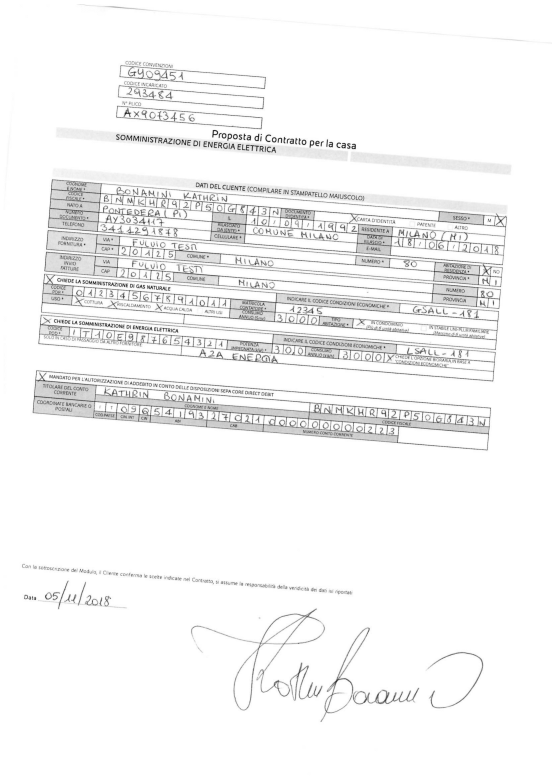
#> input picture Hack/data/FORM - FREE TEXT INOUT BOXES_1-1.png, 1654 x 2339 px (shown at 1/3 size)
$ python -i deslant.py   (imports and definitions only)   (older library calls are emulated)
#> lines starting #> are read from the running program, lines starting #| are printed output that depends on the picture; after the words box and inside, x2 and y2 are one past the last pixel; in counts of white or black regions, pixels touching at a corner belong together
#> further down, picture is the input picture: shape (2339, 1654); min 24, max 255, mean 244.7
import cv2
import numpy as np

class result:
	def __init__(self):
		self.sum_alpha = 0.0
		self.transform = np.zeros((2,3), dtype = np.float)
		self.height = 0
		self.width = 0

	def __lt__(self, another_result):
		return self.sum_alpha < another_result.sum_alpha


class deslantImg:

	def __init__(self, image):
		self.img = image

	def deslant(self):

		retval, threshold = cv2.threshold(self.img, 0, 255, cv2.THRESH_BINARY_INV | cv2.THRESH_OTSU)
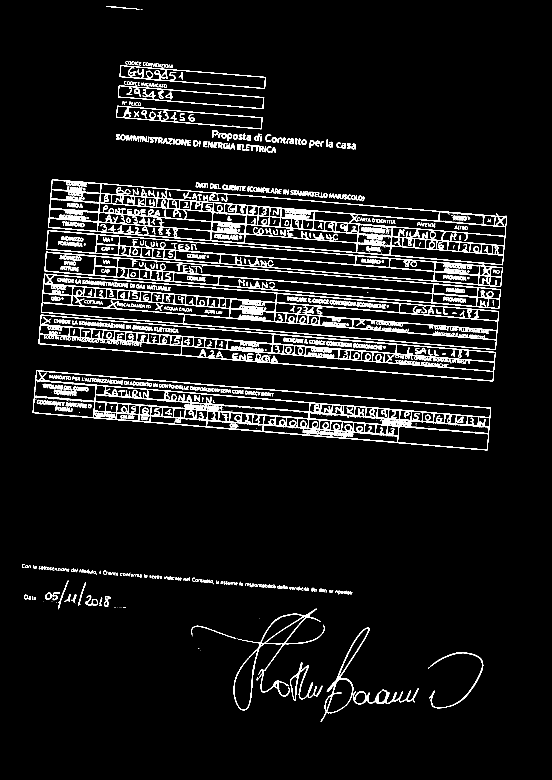
#> threshold: shape (2339, 1654) (shown at 1/3 size); 5.9% white; 1091 white regions (275 under 20 px), largest, box (x1, y1, x2, y2) and area: (144, 538, 1521, 796) 34724, (98, 1111, 1473, 1351) 32227, (123, 821, 1497, 1050) 23936
#> retval = 193
		# threshold = self.img
		alphaVals = [-1.0, -0.75, -0.5, -0.25, 0.0, 0.25, 0.5, 0.75, 1.0]

		results = []

		for i in range(len(alphaVals)):
			res = result()
			alpha = alphaVals[i]
			shiftX = np.fmax(-alpha*threshold.shape[0], 0)
			res.height = threshold.shape[0]
			res.width = threshold.shape[1] + np.ceil(abs(alpha*threshold.shape[0]))
			res.transform[0, 0] = 1;
			res.transform[0, 1] = alpha;
			res.transform[0, 2] = shiftX;
			res.transform[1, 0] = 0;
			res.transform[1, 1] = 1;
			res.transform[1, 2] = 0;

			imgSheared = cv2.warpAffine(threshold, res.transform, (int(res.width), int(res.height)), cv2.INTER_NEAREST)

			h_alpha = np.sum(imgSheared > 0, axis = 0)
			temp = (((imgSheared>0).T)*range(1, imgSheared.shape[0]+1)).T
			maxx = np.argmax(temp, axis = 0)
			temp2 = np.max(maxx)
			temp[temp==0] = temp2
			minn = np.argmin(temp, axis = 0)
			delta_y_alpha = maxx - minn + 1
			h_alpha[h_alpha!=delta_y_alpha] = 0

			res.sum_alpha = np.sum(h_alpha*h_alpha)
			results.append(res)
#> this loop made 9 passes
#> res.sum_alpha on passes 1 to 8: 544, 653, 742, 1206, 740, 314, 16969, 11339
#> pass 1, in deslant, `imgSheared = cv2.warpAffine(threshold, res.transform, (int(res.width),..`:
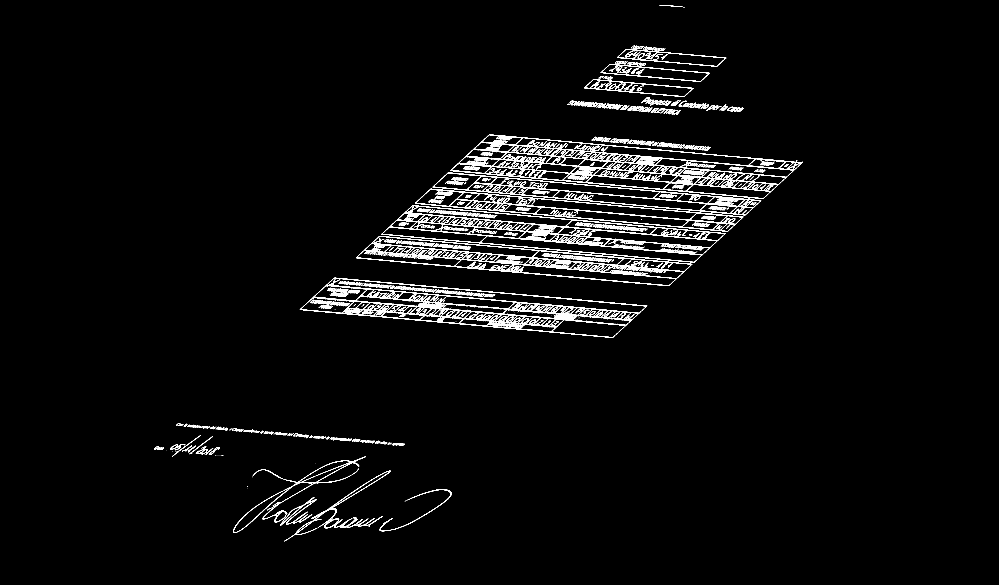
#> imgSheared: shape (2339, 3993) (shown at 1/4 size); 2.4% white; 788 white regions (195 under 20 px), largest, box (x1, y1, x2, y2) and area: (1801, 538, 3211, 796) 34979, (1199, 1111, 2589, 1351) 32858, (1526, 821, 2902, 1050) 24782
#> pass 1, in deslant, `temp = (((imgSheared>0).T)*range(1, imgSheared.shape[0]+1)).T`:
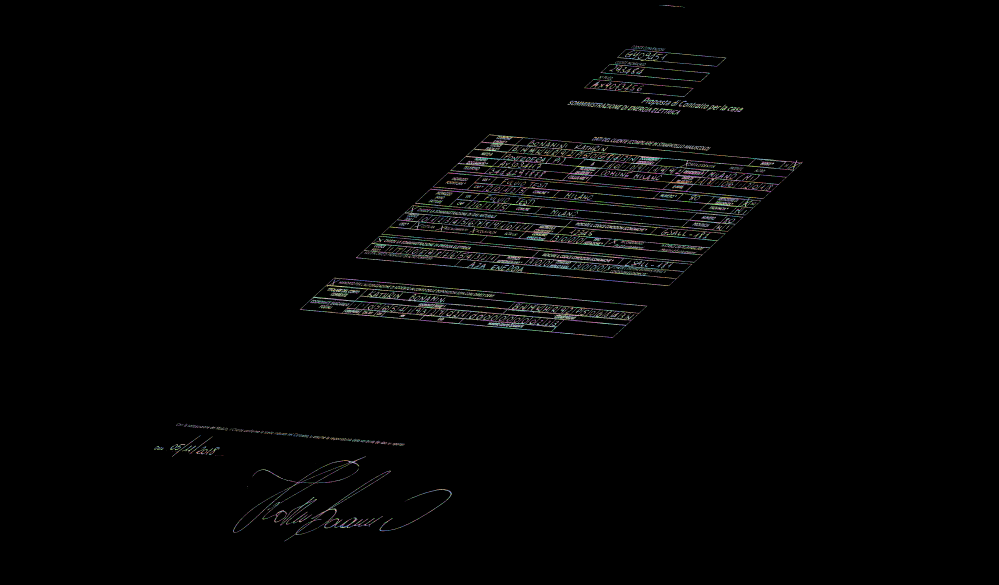
#> temp: shape (2339, 3993) int64 (shown at 1/4 size); 1570 distinct labels, from 0 to 2165; one colour per label, 0 black
#> pass 2, in deslant, `imgSheared = cv2.warpAffine(threshold, res.transform, (int(res.width),..`:
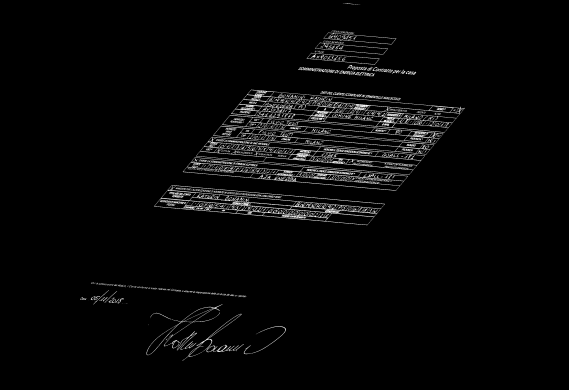
#> imgSheared: shape (2339, 3409) (shown at 1/6 size); min 0, max 255, mean 7.3
#> pass 2, in deslant, `temp = (((imgSheared>0).T)*range(1, imgSheared.shape[0]+1)).T`:
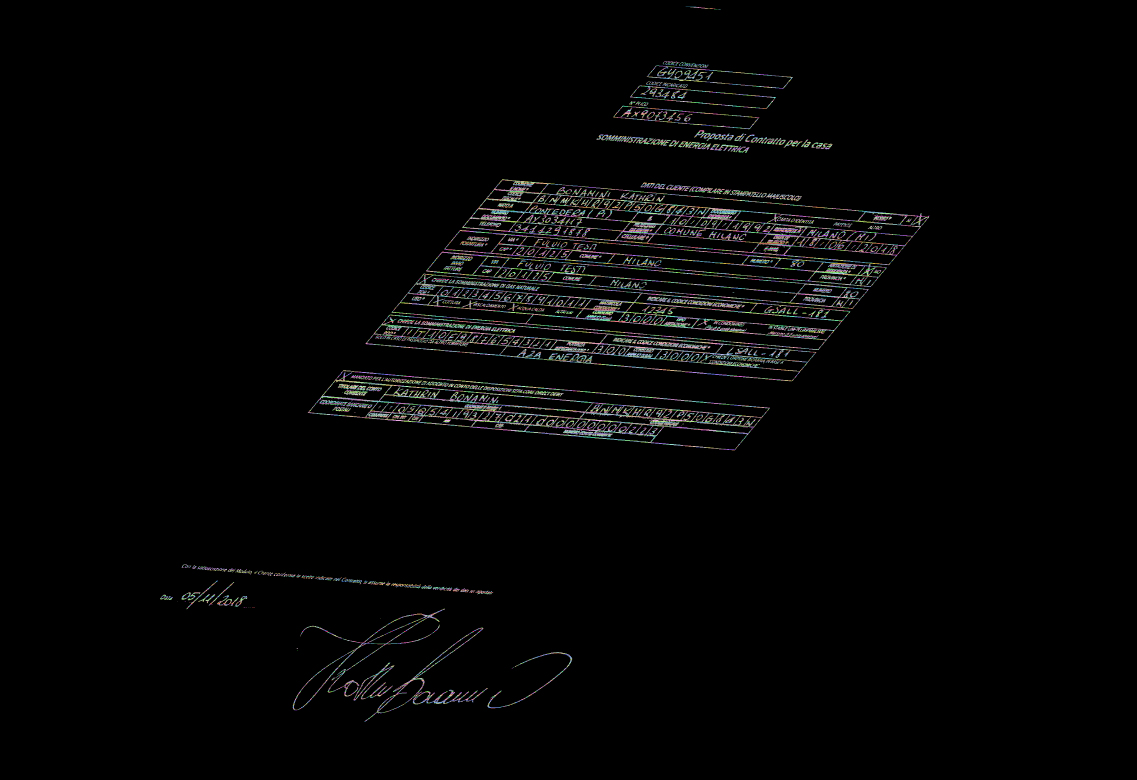
#> temp: shape (2339, 3409) int64 (shown at 1/3 size); 1570 distinct labels, from 0 to 2165; one colour per label, 0 black
#> after the loop:
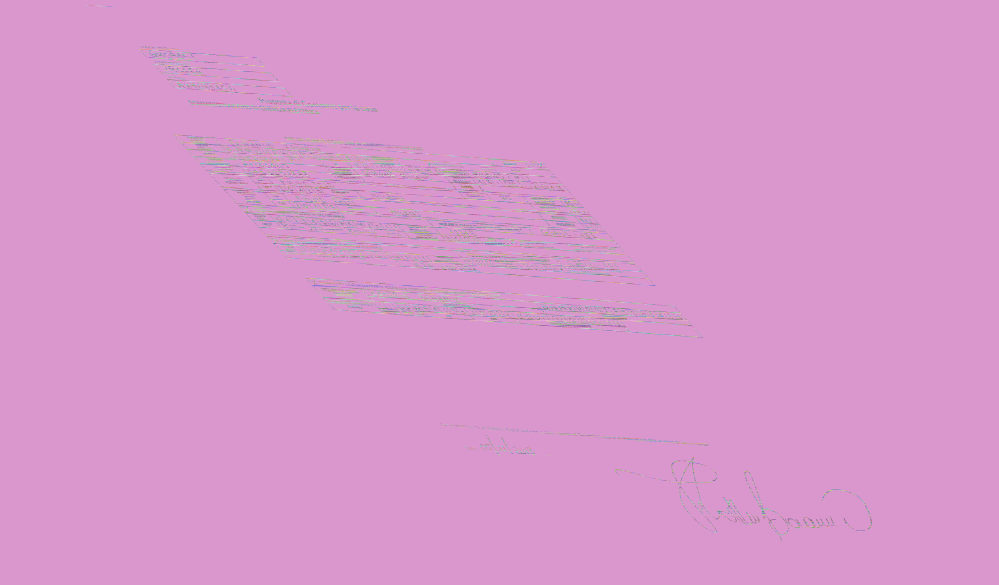
#> temp: shape (2339, 3993) int64 (shown at 1/4 size); 1569 distinct labels, from 21 to 2165; one colour per label, 0 black
#> after the loop, res.transform = [[1, 1, 0], [0, 1, 0]]; results = 9 items

		results.sort()
		imgDeslant = cv2.warpAffine(threshold, results[-1].transform, (int(results[-1].width),int(results[-1].height)), cv2.INTER_LINEAR)
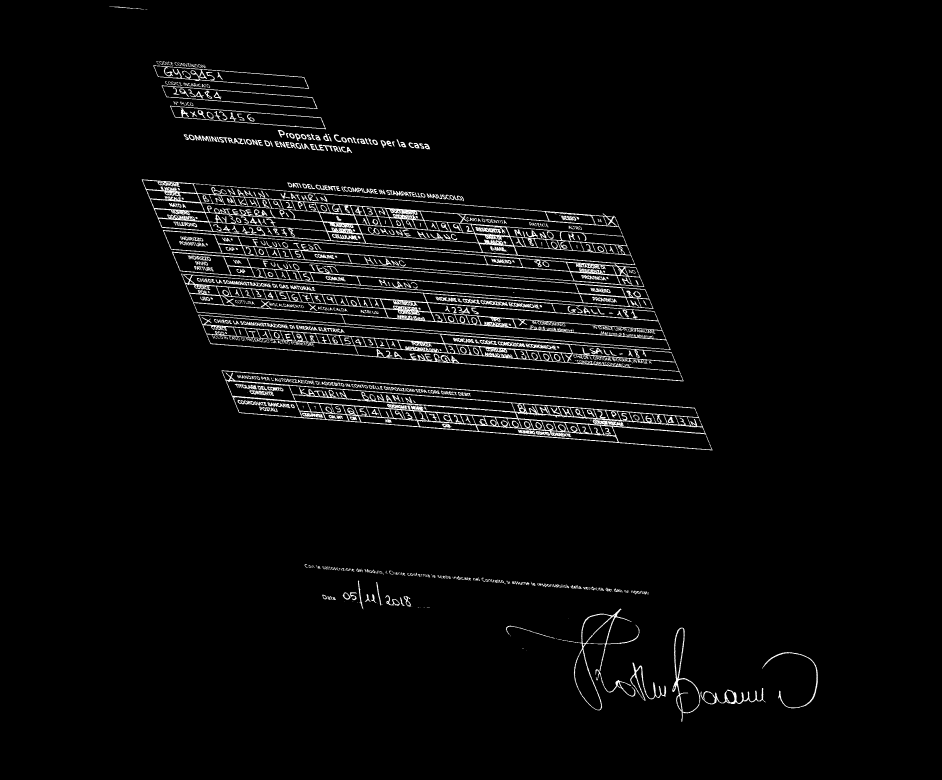
#> imgDeslant: shape (2339, 2824) (shown at 1/3 size); min 0, max 255, mean 8.8

		return imgDeslant

>>> import cv2
>>> picture = cv2.imread('data/FORM - FREE TEXT INOUT BOXES_1-1.png', cv2.IMREAD_GRAYSCALE)
>>> result = deslantImg(picture).deslant()

$ run again, on Hack/data/FORM - FREE TEXT INOUT BOXES_2-1.png
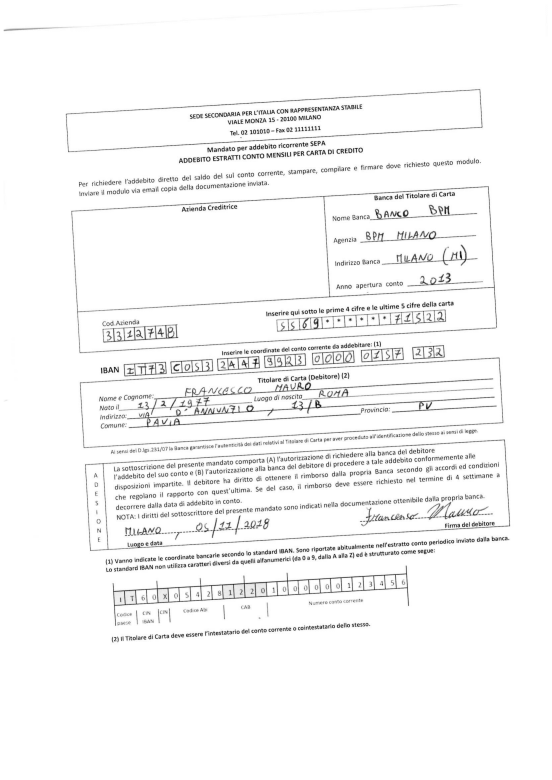
#> input picture Hack/data/FORM - FREE TEXT INOUT BOXES_2-1.png, 1654 x 2339 px (shown at 1/3 size)
#> picture is the input picture: shape (2339, 1654); min 19, max 255, mean 246.2
#> in deslant, `retval, threshold = cv2.threshold(self.img, 0, 255, cv2.THRESH_BINARY_..`:
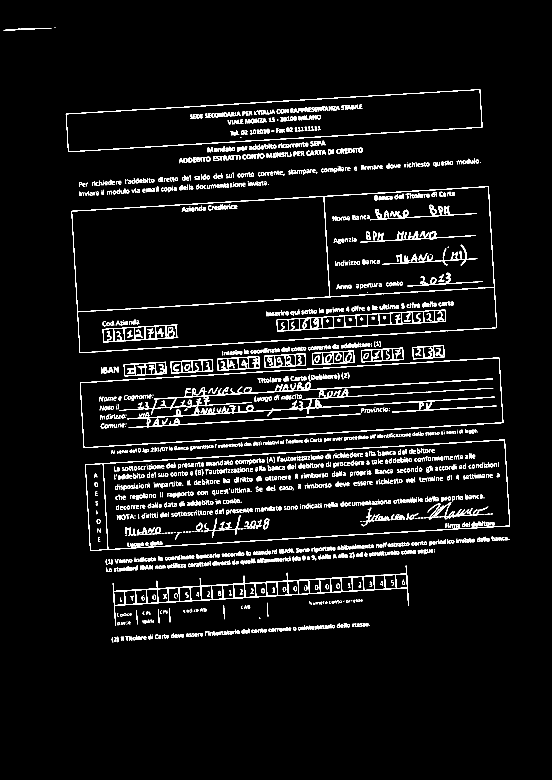
#> threshold: shape (2339, 1654) (shown at 1/3 size); 4.6% white in thin lines or dots, all inside (x1, y1, x2, y2) = (11, 83, 1530, 1928)
#> retval = 177
#> the loop in deslant, `for i in range(len(alphaVals)):` made 9 passes
#> res.sum_alpha on passes 1 to 8: 247, 562, 669, 424, 2779, 1445, 1459, 1512
#> after the loop in deslant, `for i in range(len(alphaVals)):`:
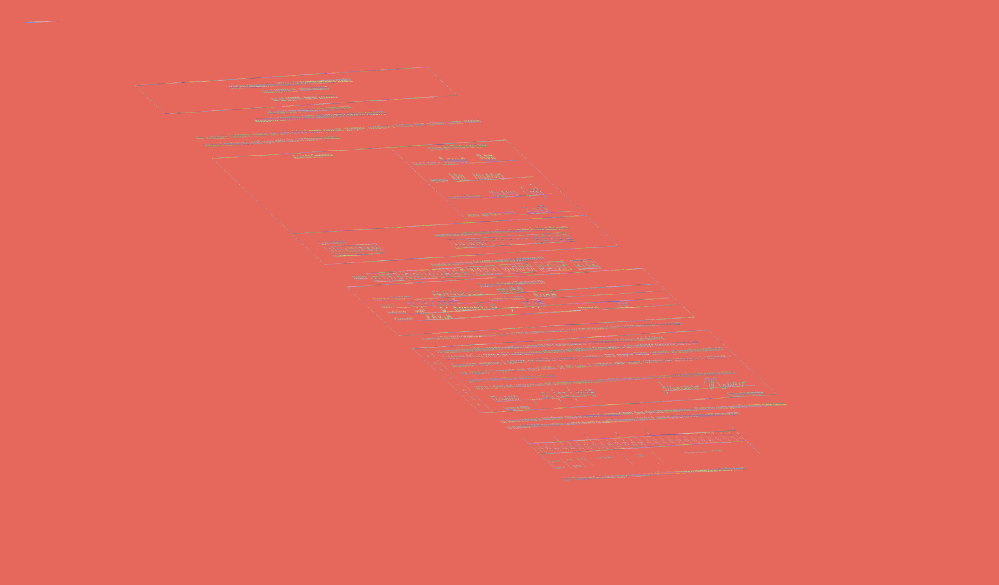
#> temp: shape (2339, 3993) int64 (shown at 1/4 size); 1670 distinct labels, from 84 to 1928; one colour per label, 0 black
#> after the loop in deslant, `for i in range(len(alphaVals)):`: res.transform = [[1, 1, 0], [0, 1, 0]]; results = 9 items

$ run again, on Hack/data/FORM - FREE TEXT INOUT BOXES_3-1.png
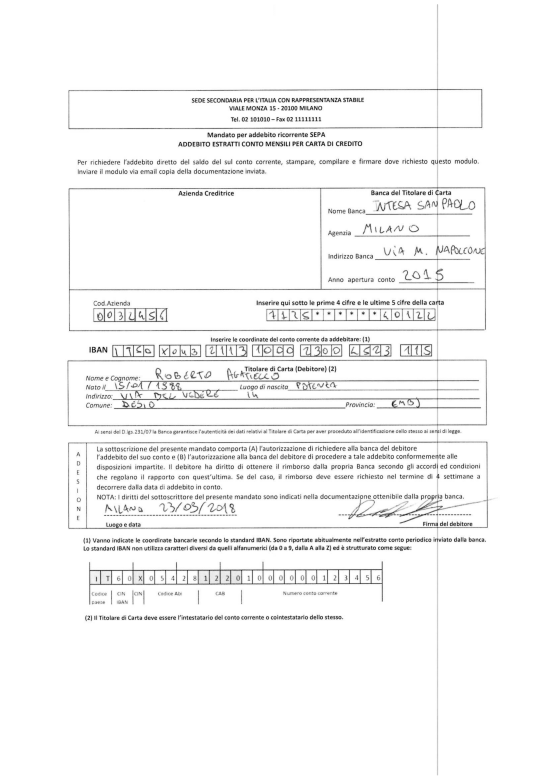
#> input picture Hack/data/FORM - FREE TEXT INOUT BOXES_3-1.png, 1654 x 2339 px (shown at 1/3 size)
#> picture is the input picture: shape (2339, 1654); min 17, max 255, mean 246.1
#> in deslant, `retval, threshold = cv2.threshold(self.img, 0, 255, cv2.THRESH_BINARY_..`:
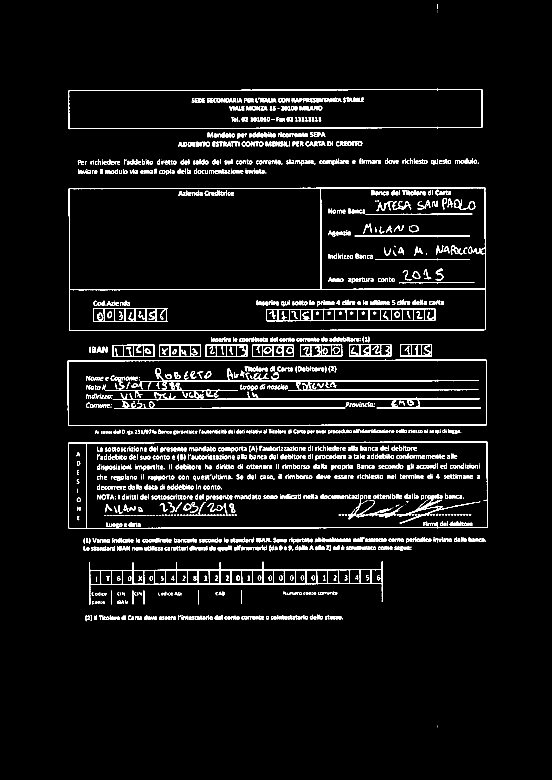
#> threshold: shape (2339, 1654) (shown at 1/3 size); 4.7% white in thin lines or dots, all inside (x1, y1, x2, y2) = (203, 13, 1463, 2182)
#> retval = 177
#> the loop in deslant, `for i in range(len(alphaVals)):` made 9 passes
#> res.sum_alpha on passes 1 to 8: 254, 565, 740, 584, 105497, 133, 252, 340
#> after the loop in deslant, `for i in range(len(alphaVals)):`:
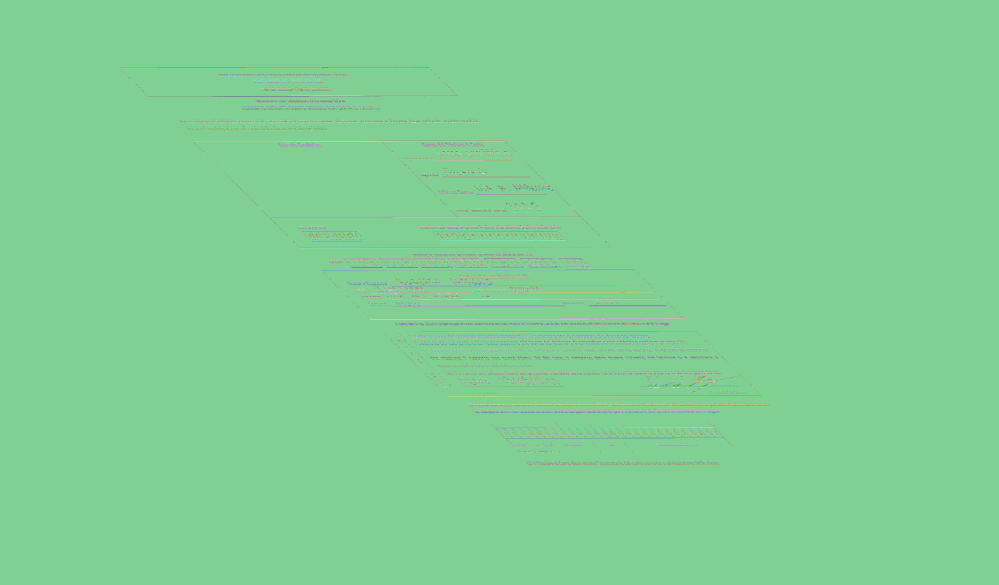
#> temp: shape (2339, 3993) int64 (shown at 1/4 size); 1375 distinct labels, from 14 to 2182; one colour per label, 0 black
#> after the loop in deslant, `for i in range(len(alphaVals)):`: res.transform = [[1, 1, 0], [0, 1, 0]]; results = 9 items
